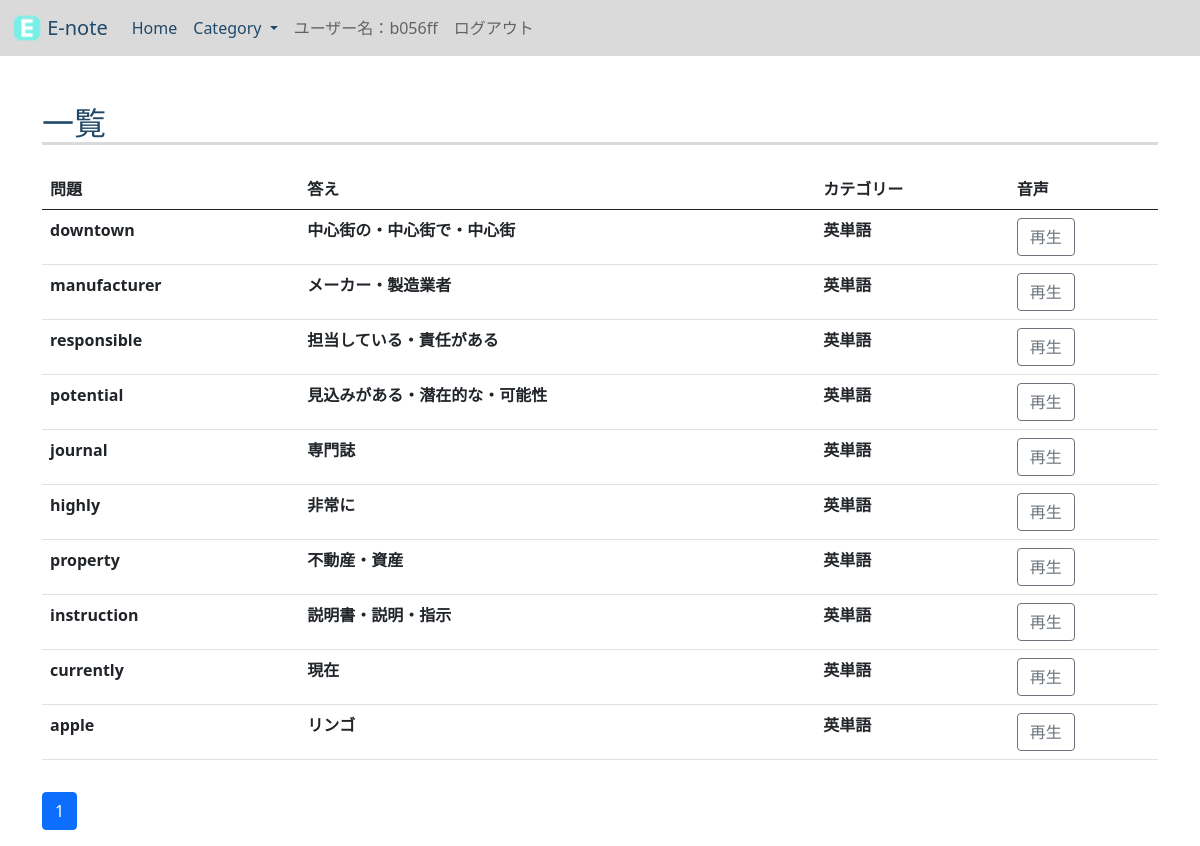
The app's page /note/book/ (signed in) with its own data.
### Note/models.py (models this page shows, shortened)
class Post(models.Model):
    question = models.TextField('問題文')
    answer = models.TextField('答え')
    created_at = models.DateTimeField('作成日', default=timezone.now)
    book = models.ForeignKey(
        Book, verbose_name='単語帳名', on_delete=models.CASCADE, null=True)
    category = models.ForeignKey(
        Category, verbose_name='カテゴリ', on_delete=models.PROTECT, null=True)

class Category(models.Model):
    name = models.CharField('カテゴリ名', max_length=255)
    created_at = models.DateTimeField('作成日', default=timezone.now)
    def __str__(self):
        return self.name

### Note/views.py (the view)
# urls.py: path('book/', views.IndexView.as_view(), name='index'),
class IndexView(generic.ListView):
    model = Post
    paginate_by = 10
    def get_queryset(self):
        return Post.objects.order_by('-created_at')

### Note/context_processors.py (called while the page is built)
def common(request):
  context = {
    'category_list': Category.objects.all(),
  }
  return context

### Note/templatetags/mytag.py (called while the page is built)
@register.simple_tag
def url_replace(request, field, value):
  url_dict = request.GET.copy()
  url_dict[field] = value
  return url_dict.urlencode()

### Note/templates/Note/post_list.html (shortened to what this page needs)
{% extends 'Note/base.html' %}
{% block content %}
<h2 class="mt-5" style="border-bottom: 3px solid rgba(218,218,218,1); color:#204969;">一覧</h2>
<table class="table table-hover md-4 mt-4">
  <caption>{{book_pk}}</caption>
  <thead class="sticky-top">
    <tr>
      <th>問題</th>
      <th>答え</th>
      <th>カテゴリー</th>
      <th>音声</th>
    </tr>
  <tbody>
    {% for post in post_list %}
    <tr>
      <th>{{post.question}}</th>
      <th>{{post.answer}}</th>
      <th>{{post.category}}</th>
      <th><button id="button" class="btn btn-outline-secondary" onclick="pronounce('{{post.question}}')">再生</button></th>
    </tr>
    {% endfor %}
  </tbody>
  </thead>
</table>
{% include 'Note/page.html' %}
{% endblock %}

### Note/templates/Note/base.html (shortened to what this page needs)
{% load static %}
<!doctype html>
<html lang="ja" xmlns:display="http://www.w3.org/1999/xhtml">
<head>
  <link href="https://cdn.jsdelivr.net/npm/bootstrap@5.0.2/dist/css/bootstrap.min.css" rel="stylesheet"
>
</head>
<body>
  <nav class="navbar navbar-expand-lg navbar-light" style="background-color:#dadada">
    <div class="container-fluid">
      <a class="navbar-brand" href="{% url 'Note:book' %}" style="color:#204969">
        <img src="{% static 'img/enote.ico' %}" alt="My image" width="30" height="28"
          class="d-inline-block align-text-top">
        E-note</a>
      <div class="collapse navbar-collapse" id="navbarTogglerDemo03">
        <ul class="navbar-nav">
          <li class="nav-item">
            <a class="nav-link active" aria-current="page" href="{% url 'Note:book' %}" style="color: #204969;">Home</a>
          </li>
          <li class="nav-item dropdown">
            <a class="nav-link dropdown-toggle" style="color: #204969;" id="navbarDropdownMenuLink" role="button"
              data-bs-toggle="dropdown" aria-expanded="false">Category
            </a>
          </li>
          <li class="nav-item">
            {% if user.is_authenticated %}
          <li>
            <a class="nav-link">ユーザー名：{{ user.get_username }}</a>
          </li>
          <li>
            <a class="nav-link" href="{% url 'accounts:logout' %}">
              ログアウト</a>
          </li>
          {% endif %}
          </li>
        </ul>
      </div>
    </div>
  </nav>
  <div class="container">
    <div class="row">
      <div class="col-md-12">
        {% block content %}
        {% endblock %}
      </div>
    </div>
  </div>
</body>
</html>

### records on screen
Post: question "downtown", answer "中心街の・中心街で・中心街", category "英単語"
Post: question "manufacturer", answer "メーカー・製造業者", category "英単語"
Post: question "responsible", answer "担当している・責任がある", category "英単語"
Post: question "potential", answer "見込みがある・潜在的な・可能性", category "英単語"
Post: question "journal", answer "専門誌", category "英単語"
Post: question "highly", answer "非常に", category "英単語"
Post: question "property", answer "不動産・資産", category "英単語"
Post: question "instruction", answer "説明書・説明・指示", category "英単語"
Post: question "currently", answer "現在", category "英単語"
Post: question "apple", answer "リンゴ", category "英単語"

### other values on screen
{{ user.get_username }} "b056ff"
{{ link_page }} "1"
